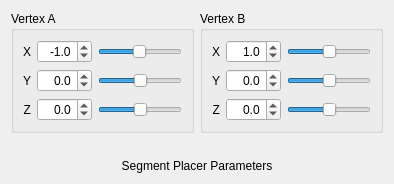
                <widget class="QWidget" name="SegmentPlacerPage" >
                 <layout class="QGridLayout" name="gridLayout_23" >
                  <item row="0" column="0" >
                   <widget class="QGroupBox" name="VertexABox" >
                    <property name="title" >
                     <string>Vertex A</string>
                    </property>
                    <layout class="QGridLayout" name="gridLayout_24" >
                     <item row="0" column="0" >
                      <widget class="QLabel" name="VertexAXLabel" >
                       <property name="text" >
                        <string>X</string>
                       </property>
                       <property name="alignment" >
                        <set>Qt::AlignRight|Qt::AlignTrailing|Qt::AlignVCenter</set>
                       </property>
                      </widget>
                     </item>
                     <item row="1" column="0" >
                      <widget class="QLabel" name="VertexAYLabel" >
                       <property name="text" >
                        <string>Y</string>
                       </property>
                       <property name="alignment" >
                        <set>Qt::AlignRight|Qt::AlignTrailing|Qt::AlignVCenter</set>
                       </property>
                      </widget>
                     </item>
                     <item row="2" column="0" >
                      <widget class="QLabel" name="VertexAZLabel" >
                       <property name="text" >
                        <string>Z</string>
                       </property>
                       <property name="alignment" >
                        <set>Qt::AlignRight|Qt::AlignTrailing|Qt::AlignVCenter</set>
                       </property>
                      </widget>
                     </item>
                     <item row="0" column="1" >
                      <widget class="QDoubleSpinBox" name="SegmentPlacerVertexAXSpinBox" >
                       <property name="alignment" >
                        <set>Qt::AlignRight|Qt::AlignTrailing|Qt::AlignVCenter</set>
                       </property>
                       <property name="decimals" >
                        <number>1</number>
                       </property>
                       <property name="minimum" >
                        <double>-10.000000000000000</double>
                       </property>
                       <property name="maximum" >
                        <double>10.000000000000000</double>
                       </property>
                       <property name="singleStep" >
                        <double>0.100000000000000</double>
                       </property>
                       <property name="value" >
                        <double>-1.000000000000000</double>
                       </property>
                      </widget>
                     </item>
                     <item row="1" column="1" >
                      <widget class="QDoubleSpinBox" name="SegmentPlacerVertexAYSpinBox" >
                       <property name="alignment" >
                        <set>Qt::AlignRight|Qt::AlignTrailing|Qt::AlignVCenter</set>
                       </property>
                       <property name="decimals" >
                        <number>1</number>
                       </property>
                       <property name="minimum" >
                        <double>-10.000000000000000</double>
                       </property>
                       <property name="maximum" >
                        <double>10.000000000000000</double>
                       </property>
                       <property name="singleStep" >
                        <double>0.100000000000000</double>
                       </property>
                      </widget>
                     </item>
                     <item row="2" column="1" >
                      <widget class="QDoubleSpinBox" name="SegmentPlacerVertexAZSpinBox" >
                       <property name="alignment" >
                        <set>Qt::AlignRight|Qt::AlignTrailing|Qt::AlignVCenter</set>
                       </property>
                       <property name="decimals" >
                        <number>1</number>
                       </property>
                       <property name="minimum" >
                        <double>-10.000000000000000</double>
                       </property>
                       <property name="maximum" >
                        <double>10.000000000000000</double>
                       </property>
                       <property name="singleStep" >
                        <double>0.100000000000000</double>
                       </property>
                      </widget>
                     </item>
                     <item row="0" column="2" >
                      <widget class="QSlider" name="SegmentPlacerVertexAXSlider" >
                       <property name="minimum" >
                        <number>-100</number>
                       </property>
                       <property name="maximum" >
                        <number>100</number>
                       </property>
                       <property name="value" >
                        <number>-1</number>
                       </property>
                       <property name="orientation" >
                        <enum>Qt::Horizontal</enum>
                       </property>
                      </widget>
                     </item>
                     <item row="1" column="2" >
                      <widget class="QSlider" name="SegmentPlacerVertexAYSlider" >
                       <property name="minimum" >
                        <number>-100</number>
                       </property>
                       <property name="maximum" >
                        <number>100</number>
                       </property>
                       <property name="orientation" >
                        <enum>Qt::Horizontal</enum>
                       </property>
                      </widget>
                     </item>
                     <item row="2" column="2" >
                      <widget class="QSlider" name="SegmentPlacerVertexAZSlider" >
                       <property name="minimum" >
                        <number>-100</number>
                       </property>
                       <property name="maximum" >
                        <number>100</number>
                       </property>
                       <property name="orientation" >
                        <enum>Qt::Horizontal</enum>
                       </property>
                      </widget>
                     </item>
                    </layout>
                   </widget>
                  </item>
                  <item row="1" column="0" colspan="2" >
                   <spacer name="verticalSpacer_24" >
                    <property name="orientation" >
                     <enum>Qt::Vertical</enum>
                    </property>
                    <property name="sizeType" >
                     <enum>QSizePolicy::Fixed</enum>
                    </property>
                    <property name="sizeHint" stdset="0" >
                     <size>
                      <width>20</width>
                      <height>20</height>
                     </size>
                    </property>
                   </spacer>
                  </item>
                  <item row="2" column="0" colspan="2" >
                   <widget class="QLabel" name="SegmentPlacerParametersLabel" >
                    <property name="sizePolicy" >
                     <sizepolicy vsizetype="Fixed" hsizetype="Preferred" >
                      <horstretch>0</horstretch>
                      <verstretch>0</verstretch>
                     </sizepolicy>
                    </property>
                    <property name="text" >
                     <string>Segment Placer Parameters</string>
                    </property>
                    <property name="alignment" >
                     <set>Qt::AlignCenter</set>
                    </property>
                   </widget>
                  </item>
                  <item row="0" column="1" >
                   <widget class="QGroupBox" name="VertexBBox" >
                    <property name="title" >
                     <string>Vertex B</string>
                    </property>
                    <layout class="QGridLayout" name="gridLayout_25" >
                     <item row="0" column="0" >
                      <widget class="QLabel" name="VertexBXLabel" >
                       <property name="text" >
                        <string>X</string>
                       </property>
                       <property name="alignment" >
                        <set>Qt::AlignRight|Qt::AlignTrailing|Qt::AlignVCenter</set>
                       </property>
                      </widget>
                     </item>
                     <item row="1" column="0" >
                      <widget class="QLabel" name="VertexBYLabel" >
                       <property name="text" >
                        <string>Y</string>
                       </property>
                       <property name="alignment" >
                        <set>Qt::AlignRight|Qt::AlignTrailing|Qt::AlignVCenter</set>
                       </property>
                      </widget>
                     </item>
                     <item row="2" column="0" >
                      <widget class="QLabel" name="VertexBZLabel" >
                       <property name="text" >
                        <string>Z</string>
                       </property>
                       <property name="alignment" >
                        <set>Qt::AlignRight|Qt::AlignTrailing|Qt::AlignVCenter</set>
                       </property>
                      </widget>
                     </item>
                     <item row="0" column="1" >
                      <widget class="QDoubleSpinBox" name="SegmentPlacerVertexBXSpinBox" >
                       <property name="alignment" >
                        <set>Qt::AlignRight|Qt::AlignTrailing|Qt::AlignVCenter</set>
                       </property>
                       <property name="decimals" >
                        <number>1</number>
                       </property>
                       <property name="minimum" >
                        <double>-10.000000000000000</double>
                       </property>
                       <property name="maximum" >
                        <double>10.000000000000000</double>
                       </property>
                       <property name="singleStep" >
                        <double>0.100000000000000</double>
                       </property>
                       <property name="value" >
                        <double>1.000000000000000</double>
                       </property>
                      </widget>
                     </item>
                     <item row="1" column="1" >
                      <widget class="QDoubleSpinBox" name="SegmentPlacerVertexBYSpinBox" >
                       <property name="alignment" >
                        <set>Qt::AlignRight|Qt::AlignTrailing|Qt::AlignVCenter</set>
                       </property>
                       <property name="decimals" >
                        <number>1</number>
                       </property>
                       <property name="minimum" >
                        <double>-10.000000000000000</double>
                       </property>
                       <property name="maximum" >
                        <double>10.000000000000000</double>
                       </property>
                       <property name="singleStep" >
                        <double>0.100000000000000</double>
                       </property>
                      </widget>
                     </item>
                     <item row="2" column="1" >
                      <widget class="QDoubleSpinBox" name="SegmentPlacerVertexBZSpinBox" >
                       <property name="alignment" >
                        <set>Qt::AlignRight|Qt::AlignTrailing|Qt::AlignVCenter</set>
                       </property>
                       <property name="decimals" >
                        <number>1</number>
                       </property>
                       <property name="minimum" >
                        <double>-10.000000000000000</double>
                       </property>
                       <property name="maximum" >
                        <double>10.000000000000000</double>
                       </property>
                       <property name="singleStep" >
                        <double>0.100000000000000</double>
                       </property>
                      </widget>
                     </item>
                     <item row="0" column="2" >
                      <widget class="QSlider" name="SegmentPlacerVertexBXSlider" >
                       <property name="minimum" >
                        <number>-100</number>
                       </property>
                       <property name="maximum" >
                        <number>100</number>
                       </property>
                       <property name="value" >
                        <number>1</number>
                       </property>
                       <property name="orientation" >
                        <enum>Qt::Horizontal</enum>
                       </property>
                      </widget>
                     </item>
                     <item row="1" column="2" >
                      <widget class="QSlider" name="SegmentPlacerVertexBYSlider" >
                       <property name="minimum" >
                        <number>-100</number>
                       </property>
                       <property name="maximum" >
                        <number>100</number>
                       </property>
                       <property name="orientation" >
                        <enum>Qt::Horizontal</enum>
                       </property>
                      </widget>
                     </item>
                     <item row="2" column="2" >
                      <widget class="QSlider" name="SegmentPlacerVertexBZSlider" >
                       <property name="minimum" >
                        <number>-100</number>
                       </property>
                       <property name="maximum" >
                        <number>100</number>
                       </property>
                       <property name="orientation" >
                        <enum>Qt::Horizontal</enum>
                       </property>
                      </widget>
                     </item>
                    </layout>
                   </widget>
                  </item>
                 </layout>
                </widget>
